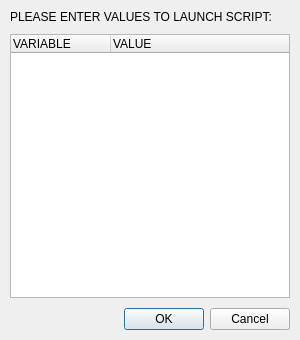
<?xml version="1.0" encoding="UTF-8"?>
<ui version="4.0">
 <class>ExtScriptVariableAsk</class>
 <widget class="QDialog" name="ExtScriptVariableAsk">
  <property name="geometry">
   <rect>
    <x>0</x>
    <y>0</y>
    <width>300</width>
    <height>340</height>
   </rect>
  </property>
  <property name="windowTitle">
   <string>IanniX</string>
  </property>
  <layout class="QVBoxLayout" name="verticalLayout">
   <property name="spacing">
    <number>10</number>
   </property>
   <property name="margin">
    <number>10</number>
   </property>
   <item>
    <widget class="QLabel" name="scriptTitle">
     <property name="text">
      <string>PLEASE ENTER VALUES TO LAUNCH SCRIPT:</string>
     </property>
     <property name="buddy">
      <cstring>variablesList</cstring>
     </property>
    </widget>
   </item>
   <item>
    <widget class="QTreeWidget" name="variablesList">
     <property name="toolTip">
      <string>Lists all the editable variables of the script</string>
     </property>
     <property name="horizontalScrollBarPolicy">
      <enum>Qt::ScrollBarAlwaysOff</enum>
     </property>
     <property name="alternatingRowColors">
      <bool>true</bool>
     </property>
     <column>
      <property name="text">
       <string>VARIABLE</string>
      </property>
     </column>
     <column>
      <property name="text">
       <string>VALUE</string>
      </property>
     </column>
    </widget>
   </item>
   <item>
    <widget class="QDialogButtonBox" name="buttonBox">
     <property name="orientation">
      <enum>Qt::Horizontal</enum>
     </property>
     <property name="standardButtons">
      <set>QDialogButtonBox::Cancel|QDialogButtonBox::Ok</set>
     </property>
    </widget>
   </item>
  </layout>
 </widget>
 <tabstops>
  <tabstop>variablesList</tabstop>
  <tabstop>buttonBox</tabstop>
 </tabstops>
 <resources/>
 <connections>
  <connection>
   <sender>buttonBox</sender>
   <signal>accepted()</signal>
   <receiver>ExtScriptVariableAsk</receiver>
   <slot>accept()</slot>
   <hints>
    <hint type="sourcelabel">
     <x>248</x>
     <y>254</y>
    </hint>
    <hint type="destinationlabel">
     <x>157</x>
     <y>274</y>
    </hint>
   </hints>
  </connection>
  <connection>
   <sender>buttonBox</sender>
   <signal>rejected()</signal>
   <receiver>ExtScriptVariableAsk</receiver>
   <slot>reject()</slot>
   <hints>
    <hint type="sourcelabel">
     <x>316</x>
     <y>260</y>
    </hint>
    <hint type="destinationlabel">
     <x>286</x>
     <y>274</y>
    </hint>
   </hints>
  </connection>
 </connections>
</ui>
